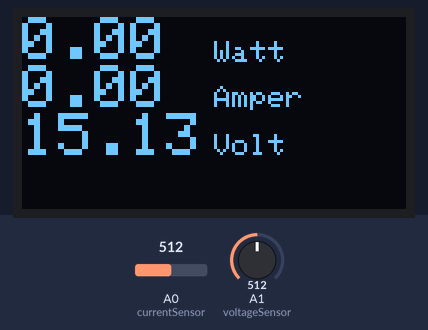
A sketch run on a simulated Arduino Uno, built with avr-gcc and run on an emulated ATmega328P. Parts: 128×64 one-colour display. The test bench sets the inputs (shaded band); at power-on: A0 (currentSensor) = 512, A1 (voltageSensor) = 512.

Above: at 1.2 s.
1.3 s: A0 (currentSensor) set to 716
At 3.2 s:
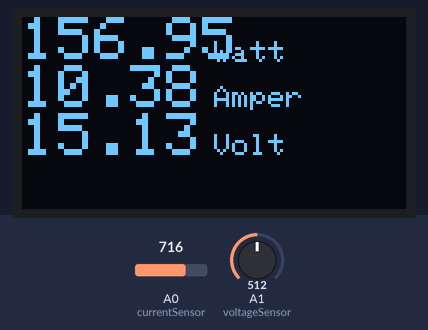
3.5 s: A1 (voltageSensor) set to 716
At 4.5 s:
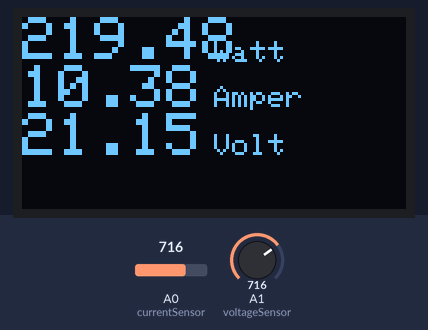
5.5 s: A0 (currentSensor) set to 900
At 6.7 s:
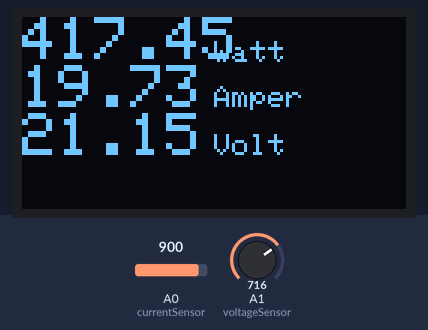
7.6 s: A1 (voltageSensor) set to 900
At 8.9 s:
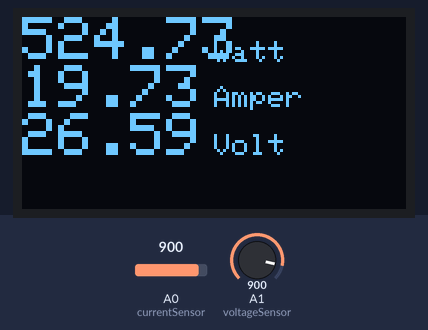
9.6 s: A0 (currentSensor) set to 1023
At 11.1 s:
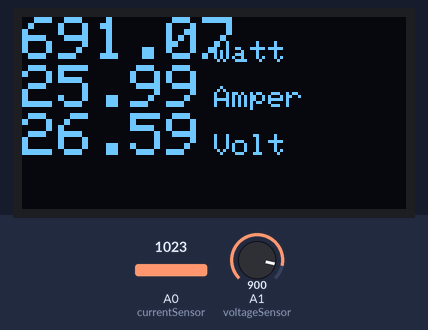
11.6 s: A1 (voltageSensor) set to 1023
At 13.3 s:
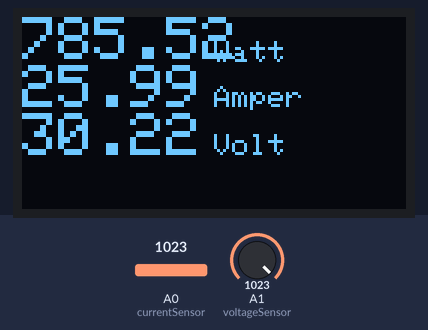
Timing chart, 0 to 14.6 s (numbered marks = the images above; inputs shaded):
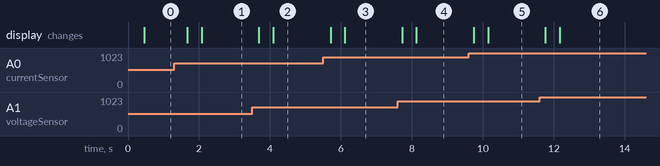

Measured:
- after the input at 1.3 s, the display: first changes after 0.37 s (image 1 shows a later state)
- after the input at 3.5 s, the display: first changes after 0.19 s (image 2 shows a later state)
- after the input at 5.5 s, the display: first changes after 0.21 s (image 3 shows a later state)
- after the input at 7.6 s, the display: first changes after 0.13 s (image 4 shows a later state)
- after the input at 9.6 s, the display: first changes after 0.14 s (image 5 shows a later state)
- after the input at 11.6 s, the display: first changes after 0.16 s (image 6 shows a later state)

The sketch:

multimeter.ino
```cpp
#include <Adafruit_GFX.h> //ekran kütüphaneleri
#include <Adafruit_SSD1306.h>
Adafruit_SSD1306 display;

const int currentSensor = A0;
const int voltageSensor = A1;
float vOUT = 0.0;
float vIN = 0.0;
float R1 = 10000.0;
float R2 = 1980.0;
float Vdata = 0;
float V,I,I1;
float Cdata;
float value;

void setup(){

  display.begin(SSD1306_SWITCHCAPVCC, 0x3C);
  display.clearDisplay();
  display.setTextColor(WHITE);
  display.setTextSize(1);
  display.display();

}
void loop(){

//float vIN = 0.0;

   for(int i = 0; i < 300; i++) // daha kararlı ortalama bir sonuç almak için 300 kez okuma yapma:
   {
     Cdata = Cdata + analogRead(currentSensor);
     Vdata = Vdata + analogRead(voltageSensor);
     delay(1);
   }

 Cdata=Cdata/300;
 V=(Cdata/1024.0)*5000;
 I=((V - 2500)/ 96);

 Vdata=Vdata/300;
 vOUT = (Vdata * 5.0) / 1024.0;
 vIN = (vOUT / (R2/(R1+R2)));

// oled ekrana yazma:
  display.setTextColor(WHITE);

  // watt hesaplaması ve yazdırma:
  display.setTextSize(1);
  display.setCursor(58,8);
  display.print(" Watt");
  display.setCursor(0,0);
  display.setTextSize(2);
  value=(I * vIN);
  if (value<0){display.println("0.0");} else {display.println(value);}

  // amper değerini yazdırma:
  display.setTextSize(1);
  display.setCursor(58,23);
  display.print(" Amper");
  display.setCursor(0,16);
  display.setTextSize(2);
  if (I<0) {display.println("0.0");} else {display.println(I);}

  // voltaj değerini yazdırma:
  display.setTextSize(1);
  display.setCursor(58,39);
  display.print(" Volt");
  display.setCursor(0,32);
  display.setTextSize(2);
  display.println(vIN);

display.display();
display.clearDisplay();

// değerleri sıfırlama:
  Cdata=0;
  I=0;
  V=0;
  Vdata=0;
  vIN=0;
  value;
}
```
